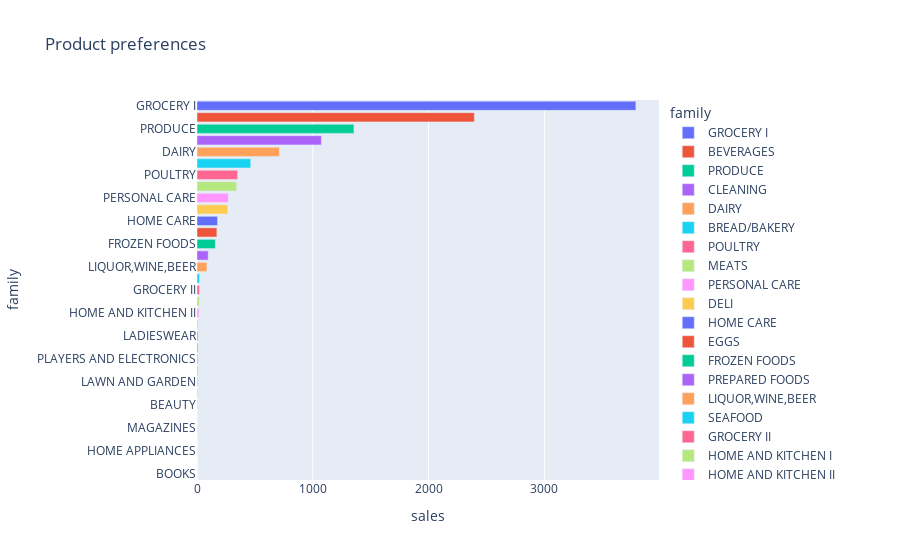

Here is the notebook cell this chart was saved with:
### Code cell
a = data.groupby("family").sales.mean().sort_values(ascending = False).reset_index()
px.bar(a, y = "family", x="sales", color = "family", title = "Product preferences")

### Figure 1 — Plotly figure (JSON) as saved in the notebook; plotly's stock layout.template omitted (floating-point values rounded to 4 significant figures)
{"data": [{"alignmentgroup": "True", "hovertemplate": "family=%{y}<br>sales=%{x}<extra></extra>", "legendgroup": "GROCERY I", "marker": {"color": "#636efa", "pattern": {"shape": ""}}, "name": "GROCERY I", "offsetgroup": "GROCERY I", "orientation": "h", "showlegend": true, "textposition": "auto", "type": "bar", "x": [3790.0], "xaxis": "x", "y": ["GROCERY I"], "yaxis": "y"}, {"alignmentgroup": "True", "hovertemplate": "family=%{y}<br>sales=%{x}<extra></extra>", "legendgroup": "BEVERAGES", "marker": {"color": "#EF553B", "pattern": {"shape": ""}}, "name": "BEVERAGES", "offsetgroup": "BEVERAGES", "orientation": "h", "showlegend": true, "textposition": "auto", "type": "bar", "x": [2395.0], "xaxis": "x", "y": ["BEVERAGES"], "yaxis": "y"}, {"alignmentgroup": "True", "hovertemplate": "family=%{y}<br>sales=%{x}<extra></extra>", "legendgroup": "PRODUCE", "marker": {"color": "#00cc96", "pattern": {"shape": ""}}, "name": "PRODUCE", "offsetgroup": "PRODUCE", "orientation": "h", "showlegend": true, "textposition": "auto", "type": "bar", "x": [1355.0], "xaxis": "x", "y": ["PRODUCE"], "yaxis": "y"}, {"alignmentgroup": "True", "hovertemplate": "family=%{y}<br>sales=%{x}<extra></extra>", "legendgroup": "CLEANING", "marker": {"color": "#ab63fa", "pattern": {"shape": ""}}, "name": "CLEANING", "offsetgroup": "CLEANING", "orientation": "h", "showlegend": true, "textposition": "auto", "type": "bar", "x": [1074.0], "xaxis": "x", "y": ["CLEANING"], "yaxis": "y"}, {"alignmentgroup": "True", "hovertemplate": "family=%{y}<br>sales=%{x}<extra></extra>", "legendgroup": "DAIRY", "marker": {"color": "#FFA15A", "pattern": {"shape": ""}}, "name": "DAIRY", "offsetgroup": "DAIRY", "orientation": "h", "showlegend": true, "textposition": "auto", "type": "bar", "x": [711.2], "xaxis": "x", "y": ["DAIRY"], "yaxis": "y"}, {"alignmentgroup": "True", "hovertemplate": "family=%{y}<br>sales=%{x}<extra></extra>", "legendgroup": "BREAD/BAKERY", "marker": {"color": "#19d3f3", "pattern": {"shape": ""}}, "name": "BREAD/BAKERY", "offsetgroup": "BREAD/BAKERY", "orientation": "h", "showlegend": true, "textposition": "auto", "type": "bar", "x": [464.2], "xaxis": "x", "y": ["BREAD/BAKERY"], "yaxis": "y"}, {"alignmentgroup": "True", "hovertemplate": "family=%{y}<br>sales=%{x}<extra></extra>", "legendgroup": "POULTRY", "marker": {"color": "#FF6692", "pattern": {"shape": ""}}, "name": "POULTRY", "offsetgroup": "POULTRY", "orientation": "h", "showlegend": true, "textposition": "auto", "type": "bar", "x": [351.1], "xaxis": "x", "y": ["POULTRY"], "yaxis": "y"}, {"alignmentgroup": "True", "hovertemplate": "family=%{y}<br>sales=%{x}<extra></extra>", "legendgroup": "MEATS", "marker": {"color": "#B6E880", "pattern": {"shape": ""}}, "name": "MEATS", "offsetgroup": "MEATS", "orientation": "h", "showlegend": true, "textposition": "auto", "type": "bar", "x": [342.0], "xaxis": "x", "y": ["MEATS"], "yaxis": "y"}, {"alignmentgroup": "True", "hovertemplate": "family=%{y}<br>sales=%{x}<extra></extra>", "legendgroup": "PERSONAL CARE", "marker": {"color": "#FF97FF", "pattern": {"shape": ""}}, "name": "PERSONAL CARE", "offsetgroup": "PERSONAL CARE", "orientation": "h", "showlegend": true, "textposition": "auto", "type": "bar", "x": [271.2], "xaxis": "x", "y": ["PERSONAL CARE"], "yaxis": "y"}, {"alignmentgroup": "True", "hovertemplate": "family=%{y}<br>sales=%{x}<extra></extra>", "legendgroup": "DELI", "marker": {"color": "#FECB52", "pattern": {"shape": ""}}, "name": "DELI", "offsetgroup": "DELI", "orientation": "h", "showlegend": true, "textposition": "auto", "type": "bar", "x": [265.6], "xaxis": "x", "y": ["DELI"], "yaxis": "y"}, {"alignmentgroup": "True", "hovertemplate": "family=%{y}<br>sales=%{x}<extra></extra>", "legendgroup": "HOME CARE", "marker": {"color": "#636efa", "pattern": {"shape": ""}}, "name": "HOME CARE", "offsetgroup": "HOME CARE", "orientation": "h", "showlegend": true, "textposition": "auto", "type": "bar", "x": [177.3], "xaxis": "x", "y": ["HOME CARE"], "yaxis": "y"}, {"alignmentgroup": "True", "hovertemplate": "family=%{y}<br>sales=%{x}<extra></extra>", "legendgroup": "EGGS", "marker": {"color": "#EF553B", "pattern": {"shape": ""}}, "name": "EGGS", "offsetgroup": "EGGS", "orientation": "h", "showlegend": true, "textposition": "auto", "type": "bar", "x": [171.6], "xaxis": "x", "y": ["EGGS"], "yaxis": "y"}, {"alignmentgroup": "True", "hovertemplate": "family=%{y}<br>sales=%{x}<extra></extra>", "legendgroup": "FROZEN FOODS", "marker": {"color": "#00cc96", "pattern": {"shape": ""}}, "name": "FROZEN FOODS", "offsetgroup": "FROZEN FOODS", "orientation": "h", "showlegend": true, "textposition": "auto", "type": "bar", "x": [158.2], "xaxis": "x", "y": ["FROZEN FOODS"], "yaxis": "y"}, {"alignmentgroup": "True", "hovertemplate": "family=%{y}<br>sales=%{x}<extra></extra>", "legendgroup": "PREPARED FOODS", "marker": {"color": "#ab63fa", "pattern": {"shape": ""}}, "name": "PREPARED FOODS", "offsetgroup": "PREPARED FOODS", "orientation": "h", "showlegend": true, "textposition": "auto", "type": "bar", "x": [96.88], "xaxis": "x", "y": ["PREPARED FOODS"], "yaxis": "y"}, {"alignmentgroup": "True", "hovertemplate": "family=%{y}<br>sales=%{x}<extra></extra>", "legendgroup": "LIQUOR,WINE,BEER", "marker": {"color": "#FFA15A", "pattern": {"shape": ""}}, "name": "LIQUOR,WINE,BEER", "offsetgroup": "LIQUOR,WINE,BEER", "orientation": "h", "showlegend": true, "textposition": "auto", "type": "bar", "x": [85.76], "xaxis": "x", "y": ["LIQUOR,WINE,BEER"], "yaxis": "y"}, {"alignmentgroup": "True", "hovertemplate": "family=%{y}<br>sales=%{x}<extra></extra>", "legendgroup": "SEAFOOD", "marker": {"color": "#19d3f3", "pattern": {"shape": ""}}, "name": "SEAFOOD", "offsetgroup": "SEAFOOD", "orientation": "h", "showlegend": true, "textposition": "auto", "type": "bar", "x": [22.17], "xaxis": "x", "y": ["SEAFOOD"], "yaxis": "y"}, {"alignmentgroup": "True", "hovertemplate": "family=%{y}<br>sales=%{x}<extra></extra>", "legendgroup": "GROCERY II", "marker": {"color": "#FF6692", "pattern": {"shape": ""}}, "name": "GROCERY II", "offsetgroup": "GROCERY II", "orientation": "h", "showlegend": true, "textposition": "auto", "type": "bar", "x": [21.66], "xaxis": "x", "y": ["GROCERY II"], "yaxis": "y"}, {"alignmentgroup": "True", "hovertemplate": "family=%{y}<br>sales=%{x}<extra></extra>", "legendgroup": "HOME AND KITCHEN I", "marker": {"color": "#B6E880", "pattern": {"shape": ""}}, "name": "HOME AND KITCHEN I", "offsetgroup": "HOME AND KITCHEN I", "orientation": "h", "showlegend": true, "textposition": "auto", "type": "bar", "x": [20.58], "xaxis": "x", "y": ["HOME AND KITCHEN I"], "yaxis": "y"}, {"alignmentgroup": "True", "hovertemplate": "family=%{y}<br>sales=%{x}<extra></extra>", "legendgroup": "HOME AND KITCHEN II", "marker": {"color": "#FF97FF", "pattern": {"shape": ""}}, "name": "HOME AND KITCHEN II", "offsetgroup": "HOME AND KITCHEN II", "orientation": "h", "showlegend": true, "textposition": "auto", "type": "bar", "x": [16.82], "xaxis": "x", "y": ["HOME AND KITCHEN II"], "yaxis": "y"}, {"alignmentgroup": "True", "hovertemplate": "family=%{y}<br>sales=%{x}<extra></extra>", "legendgroup": "CELEBRATION", "marker": {"color": "#FECB52", "pattern": {"shape": ""}}, "name": "CELEBRATION", "offsetgroup": "CELEBRATION", "orientation": "h", "showlegend": true, "textposition": "auto", "type": "bar", "x": [8.422], "xaxis": "x", "y": ["CELEBRATION"], "yaxis": "y"}, {"alignmentgroup": "True", "hovertemplate": "family=%{y}<br>sales=%{x}<extra></extra>", "legendgroup": "LADIESWEAR", "marker": {"color": "#636efa", "pattern": {"shape": ""}}, "name": "LADIESWEAR", "offsetgroup": "LADIESWEAR", "orientation": "h", "showlegend": true, "textposition": "auto", "type": "bar", "x": [7.223], "xaxis": "x", "y": ["LADIESWEAR"], "yaxis": "y"}, {"alignmentgroup": "True", "hovertemplate": "family=%{y}<br>sales=%{x}<extra></extra>", "legendgroup": "LINGERIE", "marker": {"color": "#EF553B", "pattern": {"shape": ""}}, "name": "LINGERIE", "offsetgroup": "LINGERIE", "orientation": "h", "showlegend": true, "textposition": "auto", "type": "bar", "x": [7.18], "xaxis": "x", "y": ["LINGERIE"], "yaxis": "y"}, {"alignmentgroup": "True", "hovertemplate": "family=%{y}<br>sales=%{x}<extra></extra>", "legendgroup": "PLAYERS AND ELECTRONICS", "marker": {"color": "#00cc96", "pattern": {"shape": ""}}, "name": "PLAYERS AND ELECTRONICS", "offsetgroup": "PLAYERS AND ELECTRONICS", "orientation": "h", "showlegend": true, "textposition": "auto", "type": "bar", "x": [6.235], "xaxis": "x", "y": ["PLAYERS AND ELECTRONICS"], "yaxis": "y"}, {"alignmentgroup": "True", "hovertemplate": "family=%{y}<br>sales=%{x}<extra></extra>", "legendgroup": "AUTOMOTIVE", "marker": {"color": "#ab63fa", "pattern": {"shape": ""}}, "name": "AUTOMOTIVE", "offsetgroup": "AUTOMOTIVE", "orientation": "h", "showlegend": true, "textposition": "auto", "type": "bar", "x": [6.12], "xaxis": "x", "y": ["AUTOMOTIVE"], "yaxis": "y"}, {"alignmentgroup": "True", "hovertemplate": "family=%{y}<br>sales=%{x}<extra></extra>", "legendgroup": "LAWN AND GARDEN", "marker": {"color": "#FFA15A", "pattern": {"shape": ""}}, "name": "LAWN AND GARDEN", "offsetgroup": "LAWN AND GARDEN", "orientation": "h", "showlegend": true, "textposition": "auto", "type": "bar", "x": [6.046], "xaxis": "x", "y": ["LAWN AND GARDEN"], "yaxis": "y"}, {"alignmentgroup": "True", "hovertemplate": "family=%{y}<br>sales=%{x}<extra></extra>", "legendgroup": "PET SUPPLIES", "marker": {"color": "#19d3f3", "pattern": {"shape": ""}}, "name": "PET SUPPLIES", "offsetgroup": "PET SUPPLIES", "orientation": "h", "showlegend": true, "textposition": "auto", "type": "bar", "x": [3.95], "xaxis": "x", "y": ["PET SUPPLIES"], "yaxis": "y"}, {"alignmentgroup": "True", "hovertemplate": "family=%{y}<br>sales=%{x}<extra></extra>", "legendgroup": "BEAUTY", "marker": {"color": "#FF6692", "pattern": {"shape": ""}}, "name": "BEAUTY", "offsetgroup": "BEAUTY", "orientation": "h", "showlegend": true, "textposition": "auto", "type": "bar", "x": [3.734], "xaxis": "x", "y": ["BEAUTY"], "yaxis": "y"}, {"alignmentgroup": "True", "hovertemplate": "family=%{y}<br>sales=%{x}<extra></extra>", "legendgroup": "SCHOOL AND OFFICE SUPPLIES", "marker": {"color": "#B6E880", "pattern": {"shape": ""}}, "name": "SCHOOL AND OFFICE SUPPLIES", "offsetgroup": "SCHOOL AND OFFICE SUPPLIES", "orientation": "h", "showlegend": true, "textposition": "auto", "type": "bar", "x": [2.965], "xaxis": "x", "y": ["SCHOOL AND OFFICE SUPPLIES"], "yaxis": "y"}, {"alignmentgroup": "True", "hovertemplate": "family=%{y}<br>sales=%{x}<extra></extra>", "legendgroup": "MAGAZINES", "marker": {"color": "#FF97FF", "pattern": {"shape": ""}}, "name": "MAGAZINES", "offsetgroup": "MAGAZINES", "orientation": "h", "showlegend": true, "textposition": "auto", "type": "bar", "x": [2.96], "xaxis": "x", "y": ["MAGAZINES"], "yaxis": "y"}, {"alignmentgroup": "True", "hovertemplate": "family=%{y}<br>sales=%{x}<extra></extra>", "legendgroup": "HARDWARE", "marker": {"color": "#FECB52", "pattern": {"shape": ""}}, "name": "HARDWARE", "offsetgroup": "HARDWARE", "orientation": "h", "showlegend": true, "textposition": "auto", "type": "bar", "x": [1.14], "xaxis": "x", "y": ["HARDWARE"], "yaxis": "y"}, {"alignmentgroup": "True", "hovertemplate": "family=%{y}<br>sales=%{x}<extra></extra>", "legendgroup": "HOME APPLIANCES", "marker": {"color": "#636efa", "pattern": {"shape": ""}}, "name": "HOME APPLIANCES", "offsetgroup": "HOME APPLIANCES", "orientation": "h", "showlegend": true, "textposition": "auto", "type": "bar", "x": [0.4573], "xaxis": "x", "y": ["HOME APPLIANCES"], "yaxis": "y"}, {"alignmentgroup": "True", "hovertemplate": "family=%{y}<br>sales=%{x}<extra></extra>", "legendgroup": "BABY CARE", "marker": {"color": "#EF553B", "pattern": {"shape": ""}}, "name": "BABY CARE", "offsetgroup": "BABY CARE", "orientation": "h", "showlegend": true, "textposition": "auto", "type": "bar", "x": [0.1116], "xaxis": "x", "y": ["BABY CARE"], "yaxis": "y"}, {"alignmentgroup": "True", "hovertemplate": "family=%{y}<br>sales=%{x}<extra></extra>", "legendgroup": "BOOKS", "marker": {"color": "#00cc96", "pattern": {"shape": ""}}, "name": "BOOKS", "offsetgroup": "BOOKS", "orientation": "h", "showlegend": true, "textposition": "auto", "type": "bar", "x": [0.07066], "xaxis": "x", "y": ["BOOKS"], "yaxis": "y"}], "layout": {"barmode": "relative", "legend": {"title": {"text": "family"}, "tracegroupgap": 0}, "title": {"text": "Product preferences"}, "xaxis": {"anchor": "y", "domain": [0, 1], "title": {"text": "sales"}}, "yaxis": {"anchor": "x", "categoryarray": ["BOOKS", "BABY CARE", "HOME APPLIANCES", "HARDWARE", "MAGAZINES", "SCHOOL AND OFFICE SUPPLIES", "BEAUTY", "PET SUPPLIES", "LAWN AND GARDEN", "AUTOMOTIVE", "PLAYERS AND ELECTRONICS", "LINGERIE", "LADIESWEAR", "CELEBRATION", "HOME AND KITCHEN II", "HOME AND KITCHEN I", "GROCERY II", "SEAFOOD", "LIQUOR,WINE,BEER", "PREPARED FOODS", "FROZEN FOODS", "EGGS", "HOME CARE", "DELI", "PERSONAL CARE", "MEATS", "POULTRY", "BREAD/BAKERY", "DAIRY", "CLEANING", "PRODUCE", "BEVERAGES", "GROCERY I"], "categoryorder": "array", "domain": [0, 1], "title": {"text": "family"}}}}
